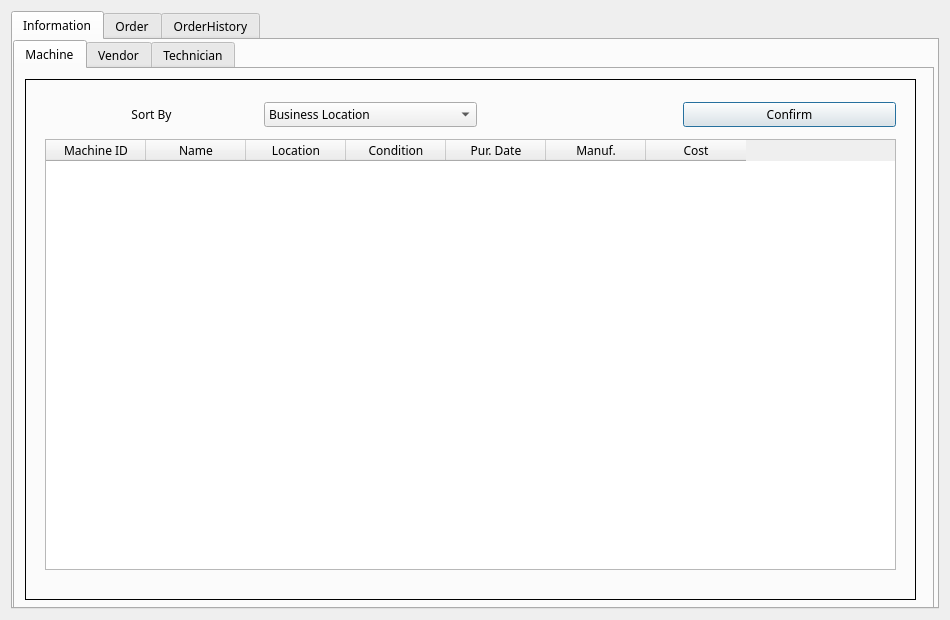
<?xml version="1.0" encoding="UTF-8"?>
<ui version="4.0">
 <class>MainWindow</class>
 <widget class="QDialog" name="MainWindow">
  <property name="geometry">
   <rect>
    <x>0</x>
    <y>0</y>
    <width>950</width>
    <height>620</height>
   </rect>
  </property>
  <property name="cursor">
   <cursorShape>ArrowCursor</cursorShape>
  </property>
  <property name="focusPolicy">
   <enum>Qt::NoFocus</enum>
  </property>
  <property name="windowTitle">
   <string>R&amp;S Entertainment Services</string>
  </property>
  <layout class="QGridLayout" name="gridLayout_2">
   <item row="0" column="0">
    <widget class="QTabWidget" name="MainTab">
     <property name="font">
      <font>
       <family>나눔고딕</family>
       <pointsize>9</pointsize>
      </font>
     </property>
     <property name="currentIndex">
      <number>0</number>
     </property>
     <widget class="QWidget" name="InformationTab">
      <attribute name="title">
       <string>Information</string>
      </attribute>
      <widget class="QWidget" name="gridLayoutWidget">
       <property name="geometry">
        <rect>
         <x>0</x>
         <y>0</y>
         <width>921</width>
         <height>571</height>
        </rect>
       </property>
       <layout class="QGridLayout" name="InformationLayout">
        <item row="0" column="0">
         <widget class="QTabWidget" name="Info_SubTab">
          <property name="currentIndex">
           <number>0</number>
          </property>
          <widget class="QWidget" name="MachineTab">
           <attribute name="title">
            <string>Machine</string>
           </attribute>
           <widget class="QFrame" name="frame_3">
            <property name="geometry">
             <rect>
              <x>10</x>
              <y>10</y>
              <width>891</width>
              <height>521</height>
             </rect>
            </property>
            <property name="frameShape">
             <enum>QFrame::Box</enum>
            </property>
            <property name="frameShadow">
             <enum>QFrame::Plain</enum>
            </property>
            <widget class="QWidget" name="gridLayoutWidget_13">
             <property name="geometry">
              <rect>
               <x>20</x>
               <y>20</y>
               <width>851</width>
               <height>31</height>
              </rect>
             </property>
             <layout class="QGridLayout" name="gridLayout_5">
              <item row="0" column="1">
               <widget class="QLabel" name="label_17">
                <property name="layoutDirection">
                 <enum>Qt::LeftToRight</enum>
                </property>
                <property name="text">
                 <string>Sort By</string>
                </property>
                <property name="textFormat">
                 <enum>Qt::AutoText</enum>
                </property>
                <property name="alignment">
                 <set>Qt::AlignCenter</set>
                </property>
               </widget>
              </item>
              <item row="0" column="2">
               <widget class="QComboBox" name="comboBox_7">
                <item>
                 <property name="text">
                  <string>Business Location</string>
                 </property>
                </item>
                <item>
                 <property name="text">
                  <string>Machine Name Ascending</string>
                 </property>
                </item>
               </widget>
              </item>
              <item row="0" column="4">
               <widget class="QPushButton" name="pushButton_10">
                <property name="text">
                 <string>Confirm</string>
                </property>
               </widget>
              </item>
              <item row="0" column="3">
               <spacer name="horizontalSpacer">
                <property name="orientation">
                 <enum>Qt::Horizontal</enum>
                </property>
                <property name="sizeType">
                 <enum>QSizePolicy::Preferred</enum>
                </property>
                <property name="sizeHint" stdset="0">
                 <size>
                  <width>200</width>
                  <height>20</height>
                 </size>
                </property>
               </spacer>
              </item>
             </layout>
            </widget>
            <widget class="QTableWidget" name="tableWidget_3">
             <property name="geometry">
              <rect>
               <x>20</x>
               <y>60</y>
               <width>851</width>
               <height>431</height>
              </rect>
             </property>
             <property name="gridStyle">
              <enum>Qt::SolidLine</enum>
             </property>
             <column>
              <property name="text">
               <string>Machine ID</string>
              </property>
             </column>
             <column>
              <property name="text">
               <string>Name</string>
              </property>
             </column>
             <column>
              <property name="text">
               <string>Location</string>
              </property>
             </column>
             <column>
              <property name="text">
               <string>Condition</string>
              </property>
             </column>
             <column>
              <property name="text">
               <string>Pur. Date</string>
              </property>
             </column>
             <column>
              <property name="text">
               <string>Manuf.</string>
              </property>
             </column>
             <column>
              <property name="text">
               <string>Cost</string>
              </property>
             </column>
            </widget>
           </widget>
          </widget>
          <widget class="QWidget" name="VendorTab">
           <attribute name="title">
            <string>Vendor</string>
           </attribute>
           <widget class="QFrame" name="frame_6">
            <property name="geometry">
             <rect>
              <x>10</x>
              <y>10</y>
              <width>891</width>
              <height>521</height>
             </rect>
            </property>
            <property name="frameShape">
             <enum>QFrame::Box</enum>
            </property>
            <property name="frameShadow">
             <enum>QFrame::Plain</enum>
            </property>
            <widget class="QWidget" name="gridLayoutWidget_16">
             <property name="geometry">
              <rect>
               <x>20</x>
               <y>20</y>
               <width>851</width>
               <height>31</height>
              </rect>
             </property>
             <layout class="QGridLayout" name="gridLayout_10">
              <item row="0" column="1">
               <widget class="QLabel" name="label_20">
                <property name="layoutDirection">
                 <enum>Qt::LeftToRight</enum>
                </property>
                <property name="text">
                 <string>Sort By</string>
                </property>
                <property name="textFormat">
                 <enum>Qt::AutoText</enum>
                </property>
                <property name="alignment">
                 <set>Qt::AlignCenter</set>
                </property>
               </widget>
              </item>
              <item row="0" column="2">
               <widget class="QComboBox" name="comboBox_10">
                <item>
                 <property name="text">
                  <string>Highest Total Sales Amount</string>
                 </property>
                </item>
                <item>
                 <property name="text">
                  <string>Lowest Total Sales Amount</string>
                 </property>
                </item>
               </widget>
              </item>
              <item row="0" column="4">
               <widget class="QPushButton" name="pushButton_13">
                <property name="text">
                 <string>Confirm</string>
                </property>
               </widget>
              </item>
              <item row="0" column="3">
               <spacer name="horizontalSpacer_4">
                <property name="orientation">
                 <enum>Qt::Horizontal</enum>
                </property>
                <property name="sizeType">
                 <enum>QSizePolicy::Preferred</enum>
                </property>
                <property name="sizeHint" stdset="0">
                 <size>
                  <width>200</width>
                  <height>20</height>
                 </size>
                </property>
               </spacer>
              </item>
             </layout>
            </widget>
            <widget class="QTableWidget" name="tableWidget_6">
             <property name="geometry">
              <rect>
               <x>20</x>
               <y>60</y>
               <width>851</width>
               <height>431</height>
              </rect>
             </property>
             <property name="gridStyle">
              <enum>Qt::SolidLine</enum>
             </property>
             <column>
              <property name="text">
               <string>Vendor ID</string>
              </property>
             </column>
             <column>
              <property name="text">
               <string>Name</string>
              </property>
             </column>
             <column>
              <property name="text">
               <string>No. of Worked</string>
              </property>
             </column>
             <column>
              <property name="text">
               <string>Address</string>
              </property>
             </column>
             <column>
              <property name="text">
               <string>Fax No.</string>
              </property>
             </column>
             <column>
              <property name="text">
               <string>Total Sales Amount</string>
              </property>
             </column>
            </widget>
           </widget>
          </widget>
          <widget class="QWidget" name="TechnicianTab">
           <attribute name="title">
            <string>Technician</string>
           </attribute>
           <widget class="QFrame" name="frame_5">
            <property name="geometry">
             <rect>
              <x>10</x>
              <y>10</y>
              <width>891</width>
              <height>521</height>
             </rect>
            </property>
            <property name="frameShape">
             <enum>QFrame::Box</enum>
            </property>
            <property name="frameShadow">
             <enum>QFrame::Plain</enum>
            </property>
            <widget class="QWidget" name="gridLayoutWidget_15">
             <property name="geometry">
              <rect>
               <x>20</x>
               <y>20</y>
               <width>851</width>
               <height>31</height>
              </rect>
             </property>
             <layout class="QGridLayout" name="gridLayout_9">
              <item row="0" column="1">
               <widget class="QLabel" name="label_19">
                <property name="layoutDirection">
                 <enum>Qt::LeftToRight</enum>
                </property>
                <property name="text">
                 <string>Sort By</string>
                </property>
                <property name="textFormat">
                 <enum>Qt::AutoText</enum>
                </property>
                <property name="alignment">
                 <set>Qt::AlignCenter</set>
                </property>
               </widget>
              </item>
              <item row="0" column="2">
               <widget class="QComboBox" name="sort_technician_combo_box">
                <item>
                 <property name="text">
                  <string>Most Worked</string>
                 </property>
                </item>
                <item>
                 <property name="text">
                  <string>Technician Name Ascending</string>
                 </property>
                </item>
                <item>
                 <property name="text">
                  <string>Technician ID Ascending</string>
                 </property>
                </item>
               </widget>
              </item>
              <item row="0" column="4">
               <widget class="QPushButton" name="confirm_technician_button">
                <property name="text">
                 <string>Confirm</string>
                </property>
               </widget>
              </item>
              <item row="0" column="3">
               <spacer name="horizontalSpacer_3">
                <property name="orientation">
                 <enum>Qt::Horizontal</enum>
                </property>
                <property name="sizeType">
                 <enum>QSizePolicy::Preferred</enum>
                </property>
                <property name="sizeHint" stdset="0">
                 <size>
                  <width>200</width>
                  <height>20</height>
                 </size>
                </property>
               </spacer>
              </item>
             </layout>
            </widget>
            <widget class="QTableWidget" name="technician_table_widget">
             <property name="geometry">
              <rect>
               <x>20</x>
               <y>60</y>
               <width>851</width>
               <height>431</height>
              </rect>
             </property>
             <property name="gridStyle">
              <enum>Qt::SolidLine</enum>
             </property>
             <column>
              <property name="text">
               <string>Tech. ID</string>
              </property>
             </column>
             <column>
              <property name="text">
               <string>Name</string>
              </property>
             </column>
             <column>
              <property name="text">
               <string>No. of Worked</string>
              </property>
             </column>
            </widget>
           </widget>
          </widget>
         </widget>
        </item>
       </layout>
      </widget>
     </widget>
     <widget class="QWidget" name="OrderTab">
      <attribute name="title">
       <string>Order</string>
      </attribute>
      <widget class="QWidget" name="gridLayoutWidget_2">
       <property name="geometry">
        <rect>
         <x>0</x>
         <y>0</y>
         <width>921</width>
         <height>571</height>
        </rect>
       </property>
       <layout class="QGridLayout" name="OrderLayout">
        <item row="0" column="1">
         <widget class="QTabWidget" name="Order_SubTab">
          <property name="currentIndex">
           <number>0</number>
          </property>
          <widget class="QWidget" name="PurchaseTab">
           <attribute name="title">
            <string>Purchase</string>
           </attribute>
           <widget class="QFrame" name="frame">
            <property name="geometry">
             <rect>
              <x>10</x>
              <y>10</y>
              <width>891</width>
              <height>521</height>
             </rect>
            </property>
            <property name="frameShape">
             <enum>QFrame::Box</enum>
            </property>
            <property name="frameShadow">
             <enum>QFrame::Plain</enum>
            </property>
            <widget class="QWidget" name="gridLayoutWidget_10">
             <property name="geometry">
              <rect>
               <x>20</x>
               <y>10</y>
               <width>221</width>
               <height>31</height>
              </rect>
             </property>
             <layout class="QGridLayout" name="gridLayout">
              <item row="0" column="2">
               <widget class="QTextBrowser" name="textBrowser">
                <property name="frameShadow">
                 <enum>QFrame::Sunken</enum>
                </property>
                <property name="sizeAdjustPolicy">
                 <enum>QAbstractScrollArea::AdjustIgnored</enum>
                </property>
               </widget>
              </item>
              <item row="0" column="1">
               <widget class="QLabel" name="label_3">
                <property name="text">
                 <string>ID</string>
                </property>
                <property name="alignment">
                 <set>Qt::AlignCenter</set>
                </property>
               </widget>
              </item>
             </layout>
            </widget>
            <widget class="QWidget" name="gridLayoutWidget_11">
             <property name="geometry">
              <rect>
               <x>560</x>
               <y>440</y>
               <width>311</width>
               <height>31</height>
              </rect>
             </property>
             <layout class="QGridLayout" name="gridLayout_3">
              <item row="0" column="1">
               <widget class="QLabel" name="label_8">
                <property name="text">
                 <string>Total Order Price</string>
                </property>
                <property name="alignment">
                 <set>Qt::AlignCenter</set>
                </property>
               </widget>
              </item>
              <item row="0" column="2">
               <widget class="QTextBrowser" name="textBrowser_5">
                <property name="frameShadow">
                 <enum>QFrame::Sunken</enum>
                </property>
                <property name="sizeAdjustPolicy">
                 <enum>QAbstractScrollArea::AdjustIgnored</enum>
                </property>
               </widget>
              </item>
             </layout>
            </widget>
            <widget class="Line" name="line">
             <property name="geometry">
              <rect>
               <x>20</x>
               <y>420</y>
               <width>851</width>
               <height>20</height>
              </rect>
             </property>
             <property name="orientation">
              <enum>Qt::Horizontal</enum>
             </property>
            </widget>
            <widget class="QTableWidget" name="tableWidget">
             <property name="geometry">
              <rect>
               <x>20</x>
               <y>200</y>
               <width>851</width>
               <height>221</height>
              </rect>
             </property>
             <property name="gridStyle">
              <enum>Qt::SolidLine</enum>
             </property>
             <column>
              <property name="text">
               <string>Product No.</string>
              </property>
             </column>
             <column>
              <property name="text">
               <string>Name</string>
              </property>
             </column>
             <column>
              <property name="text">
               <string>Manuf.</string>
              </property>
             </column>
             <column>
              <property name="text">
               <string>Unit Price</string>
              </property>
             </column>
             <column>
              <property name="text">
               <string>Qty</string>
              </property>
             </column>
             <column>
              <property name="text">
               <string>Total Price</string>
              </property>
             </column>
            </widget>
            <widget class="QWidget" name="gridLayoutWidget_8">
             <property name="geometry">
              <rect>
               <x>20</x>
               <y>50</y>
               <width>851</width>
               <height>141</height>
              </rect>
             </property>
             <layout class="QGridLayout" name="PurchaseLayout">
              <property name="spacing">
               <number>7</number>
              </property>
              <item row="1" column="1">
               <widget class="QLabel" name="label_2">
                <property name="text">
                 <string>Product</string>
                </property>
                <property name="alignment">
                 <set>Qt::AlignCenter</set>
                </property>
               </widget>
              </item>
              <item row="0" column="2">
               <widget class="QDateEdit" name="dateEdit">
                <property name="maximumDate">
                 <date>
                  <year>9999</year>
                  <month>12</month>
                  <day>31</day>
                 </date>
                </property>
               </widget>
              </item>
              <item row="0" column="1">
               <widget class="QLabel" name="label">
                <property name="text">
                 <string>Date</string>
                </property>
                <property name="alignment">
                 <set>Qt::AlignCenter</set>
                </property>
               </widget>
              </item>
              <item row="1" column="2">
               <widget class="QComboBox" name="comboBox">
                <property name="minimumSize">
                 <size>
                  <width>0</width>
                  <height>0</height>
                 </size>
                </property>
                <property name="sizeAdjustPolicy">
                 <enum>QComboBox::AdjustToContents</enum>
                </property>
                <property name="iconSize">
                 <size>
                  <width>20</width>
                  <height>20</height>
                 </size>
                </property>
               </widget>
              </item>
              <item row="3" column="8">
               <widget class="QPushButton" name="pushButton_4">
                <property name="text">
                 <string>Add Product</string>
                </property>
               </widget>
              </item>
              <item row="3" column="1">
               <widget class="QLabel" name="label_9">
                <property name="text">
                 <string>Qty</string>
                </property>
                <property name="alignment">
                 <set>Qt::AlignCenter</set>
                </property>
               </widget>
              </item>
              <item row="3" column="4">
               <widget class="QLabel" name="label_7">
                <property name="text">
                 <string>Fax No.</string>
                </property>
                <property name="alignment">
                 <set>Qt::AlignCenter</set>
                </property>
               </widget>
              </item>
              <item row="3" column="7">
               <widget class="QTextBrowser" name="textBrowser_4"/>
              </item>
              <item row="2" column="4">
               <widget class="QLabel" name="label_6">
                <property name="text">
                 <string>Tel No.</string>
                </property>
                <property name="alignment">
                 <set>Qt::AlignCenter</set>
                </property>
               </widget>
              </item>
              <item row="2" column="7">
               <widget class="QTextBrowser" name="textBrowser_3"/>
              </item>
              <item row="1" column="4">
               <widget class="QLabel" name="label_5">
                <property name="text">
                 <string>Vendor Address</string>
                </property>
                <property name="alignment">
                 <set>Qt::AlignCenter</set>
                </property>
               </widget>
              </item>
              <item row="1" column="7">
               <widget class="QTextBrowser" name="textBrowser_2"/>
              </item>
              <item row="0" column="7">
               <widget class="QComboBox" name="comboBox_2"/>
              </item>
              <item row="0" column="4">
               <widget class="QLabel" name="label_4">
                <property name="text">
                 <string>Vendor Name</string>
                </property>
                <property name="alignment">
                 <set>Qt::AlignCenter</set>
                </property>
               </widget>
              </item>
              <item row="2" column="1">
               <widget class="QLabel" name="label_10">
                <property name="text">
                 <string>Price</string>
                </property>
                <property name="alignment">
                 <set>Qt::AlignCenter</set>
                </property>
               </widget>
              </item>
              <item row="2" column="2">
               <widget class="QTextBrowser" name="textBrowser_6"/>
              </item>
              <item row="3" column="2">
               <widget class="QSpinBox" name="spinBox">
                <property name="minimum">
                 <number>1</number>
                </property>
               </widget>
              </item>
             </layout>
            </widget>
            <widget class="QPushButton" name="pushButton_3">
             <property name="geometry">
              <rect>
               <x>740</x>
               <y>480</y>
               <width>131</width>
               <height>28</height>
              </rect>
             </property>
             <property name="text">
              <string>Order</string>
             </property>
            </widget>
            <widget class="QPushButton" name="pushButton_5">
             <property name="geometry">
              <rect>
               <x>20</x>
               <y>440</y>
               <width>131</width>
               <height>28</height>
              </rect>
             </property>
             <property name="text">
              <string>Remove</string>
             </property>
            </widget>
           </widget>
          </widget>
          <widget class="QWidget" name="MachineIRTab">
           <attribute name="title">
            <string>Machine Install/Remove</string>
           </attribute>
           <widget class="QFrame" name="frame_2">
            <property name="geometry">
             <rect>
              <x>10</x>
              <y>10</y>
              <width>891</width>
              <height>521</height>
             </rect>
            </property>
            <property name="frameShape">
             <enum>QFrame::Box</enum>
            </property>
            <property name="frameShadow">
             <enum>QFrame::Plain</enum>
            </property>
            <widget class="Line" name="line_2">
             <property name="geometry">
              <rect>
               <x>20</x>
               <y>410</y>
               <width>851</width>
               <height>20</height>
              </rect>
             </property>
             <property name="orientation">
              <enum>Qt::Horizontal</enum>
             </property>
            </widget>
            <widget class="QTableWidget" name="tableWidget_2">
             <property name="geometry">
              <rect>
               <x>20</x>
               <y>50</y>
               <width>851</width>
               <height>251</height>
              </rect>
             </property>
             <property name="gridStyle">
              <enum>Qt::SolidLine</enum>
             </property>
             <column>
              <property name="text">
               <string>Machine ID</string>
              </property>
             </column>
             <column>
              <property name="text">
               <string>Name</string>
              </property>
             </column>
             <column>
              <property name="text">
               <string>Location</string>
              </property>
             </column>
             <column>
              <property name="text">
               <string>Condition</string>
              </property>
             </column>
             <column>
              <property name="text">
               <string>Pur. Date</string>
              </property>
             </column>
             <column>
              <property name="text">
               <string>Manuf.</string>
              </property>
             </column>
             <column>
              <property name="text">
               <string>Cost</string>
              </property>
             </column>
            </widget>
            <widget class="QPushButton" name="pushButton_7">
             <property name="geometry">
              <rect>
               <x>740</x>
               <y>480</y>
               <width>131</width>
               <height>28</height>
              </rect>
             </property>
             <property name="text">
              <string>Order</string>
             </property>
            </widget>
            <widget class="QWidget" name="gridLayoutWidget_12">
             <property name="geometry">
              <rect>
               <x>20</x>
               <y>10</y>
               <width>221</width>
               <height>31</height>
              </rect>
             </property>
             <layout class="QGridLayout" name="gridLayout_4">
              <item row="0" column="2">
               <widget class="QTextBrowser" name="textBrowser_7">
                <property name="frameShadow">
                 <enum>QFrame::Sunken</enum>
                </property>
                <property name="sizeAdjustPolicy">
                 <enum>QAbstractScrollArea::AdjustIgnored</enum>
                </property>
               </widget>
              </item>
              <item row="0" column="1">
               <widget class="QLabel" name="label_11">
                <property name="text">
                 <string>ID</string>
                </property>
                <property name="alignment">
                 <set>Qt::AlignCenter</set>
                </property>
               </widget>
              </item>
             </layout>
            </widget>
            <widget class="QWidget" name="gridLayoutWidget_3">
             <property name="geometry">
              <rect>
               <x>20</x>
               <y>310</y>
               <width>851</width>
               <height>91</height>
              </rect>
             </property>
             <layout class="QGridLayout" name="gridLayout_6">
              <item row="0" column="1" colspan="3">
               <widget class="QTextBrowser" name="textBrowser_8"/>
              </item>
              <item row="1" column="2">
               <widget class="QLabel" name="label_14">
                <property name="text">
                 <string>Move Type</string>
                </property>
               </widget>
              </item>
              <item row="0" column="0">
               <widget class="QLabel" name="label_12">
                <property name="text">
                 <string>Machine</string>
                </property>
               </widget>
              </item>
              <item row="1" column="0">
               <widget class="QLabel" name="label_13">
                <property name="text">
                 <string>Location</string>
                </property>
               </widget>
              </item>
              <item row="1" column="3">
               <widget class="QComboBox" name="comboBox_4">
                <item>
                 <property name="text">
                  <string>Install</string>
                 </property>
                </item>
                <item>
                 <property name="text">
                  <string>Remove</string>
                 </property>
                </item>
               </widget>
              </item>
              <item row="1" column="1">
               <widget class="QComboBox" name="comboBox_3"/>
              </item>
              <item row="2" column="0">
               <widget class="QLabel" name="label_15">
                <property name="text">
                 <string>Technician</string>
                </property>
               </widget>
              </item>
              <item row="2" column="1">
               <widget class="QComboBox" name="comboBox_5"/>
              </item>
              <item row="2" column="2">
               <widget class="QLabel" name="label_16">
                <property name="text">
                 <string>Move Date</string>
                </property>
               </widget>
              </item>
              <item row="2" column="3">
               <widget class="QDateEdit" name="dateEdit_2">
                <property name="maximumDate">
                 <date>
                  <year>9999</year>
                  <month>12</month>
                  <day>31</day>
                 </date>
                </property>
               </widget>
              </item>
             </layout>
            </widget>
            <widget class="QPushButton" name="pushButton_8">
             <property name="geometry">
              <rect>
               <x>600</x>
               <y>480</y>
               <width>131</width>
               <height>28</height>
              </rect>
             </property>
             <property name="text">
              <string>Cancel</string>
             </property>
            </widget>
           </widget>
          </widget>
         </widget>
        </item>
       </layout>
      </widget>
     </widget>
     <widget class="QWidget" name="OrderHistoryTab">
      <attribute name="title">
       <string>OrderHistory</string>
      </attribute>
      <widget class="QWidget" name="gridLayoutWidget_4">
       <property name="geometry">
        <rect>
         <x>0</x>
         <y>0</y>
         <width>921</width>
         <height>571</height>
        </rect>
       </property>
       <layout class="QGridLayout" name="gridLayout_8">
        <item row="0" column="0">
         <widget class="QTabWidget" name="tabWidget">
          <property name="currentIndex">
           <number>0</number>
          </property>
          <widget class="QWidget" name="PurOrderHistoryTab">
           <attribute name="title">
            <string>Purchase Order History</string>
           </attribute>
           <widget class="QFrame" name="frame_4">
            <property name="geometry">
             <rect>
              <x>10</x>
              <y>10</y>
              <width>891</width>
              <height>521</height>
             </rect>
            </property>
            <property name="frameShape">
             <enum>QFrame::Box</enum>
            </property>
            <property name="frameShadow">
             <enum>QFrame::Plain</enum>
            </property>
            <widget class="QWidget" name="gridLayoutWidget_14">
             <property name="geometry">
              <rect>
               <x>20</x>
               <y>20</y>
               <width>851</width>
               <height>31</height>
              </rect>
             </property>
             <layout class="QGridLayout" name="gridLayout_7">
              <item row="0" column="1">
               <widget class="QLabel" name="label_18">
                <property name="layoutDirection">
                 <enum>Qt::LeftToRight</enum>
                </property>
                <property name="text">
                 <string>Year</string>
                </property>
                <property name="textFormat">
                 <enum>Qt::AutoText</enum>
                </property>
                <property name="alignment">
                 <set>Qt::AlignCenter</set>
                </property>
               </widget>
              </item>
              <item row="0" column="2">
               <widget class="QComboBox" name="comboBox_8"/>
              </item>
              <item row="0" column="4">
               <widget class="QPushButton" name="pushButton_11">
                <property name="text">
                 <string>Confirm</string>
                </property>
               </widget>
              </item>
              <item row="0" column="3">
               <spacer name="horizontalSpacer_2">
                <property name="orientation">
                 <enum>Qt::Horizontal</enum>
                </property>
                <property name="sizeType">
                 <enum>QSizePolicy::Preferred</enum>
                </property>
                <property name="sizeHint" stdset="0">
                 <size>
                  <width>200</width>
                  <height>20</height>
                 </size>
                </property>
               </spacer>
              </item>
             </layout>
            </widget>
            <widget class="QTableWidget" name="tableWidget_4">
             <property name="geometry">
              <rect>
               <x>20</x>
               <y>60</y>
               <width>851</width>
               <height>431</height>
              </rect>
             </property>
             <property name="gridStyle">
              <enum>Qt::SolidLine</enum>
             </property>
             <column>
              <property name="text">
               <string>Pur. Order ID</string>
              </property>
             </column>
             <column>
              <property name="text">
               <string>Product Name</string>
              </property>
             </column>
             <column>
              <property name="text">
               <string>Unit Price</string>
              </property>
             </column>
             <column>
              <property name="text">
               <string>Qty</string>
              </property>
             </column>
             <column>
              <property name="text">
               <string>Vendor Name</string>
              </property>
             </column>
             <column>
              <property name="text">
               <string>Pur. Date</string>
              </property>
             </column>
            </widget>
           </widget>
          </widget>
          <widget class="QWidget" name="tab">
           <attribute name="title">
            <string>Machine Move History</string>
           </attribute>
           <widget class="QFrame" name="frame_7">
            <property name="geometry">
             <rect>
              <x>10</x>
              <y>10</y>
              <width>891</width>
              <height>521</height>
             </rect>
            </property>
            <property name="frameShape">
             <enum>QFrame::Box</enum>
            </property>
            <property name="frameShadow">
             <enum>QFrame::Plain</enum>
            </property>
            <widget class="QWidget" name="gridLayoutWidget_17">
             <property name="geometry">
              <rect>
               <x>20</x>
               <y>20</y>
               <width>851</width>
               <height>31</height>
              </rect>
             </property>
             <layout class="QGridLayout" name="gridLayout_11">
              <item row="0" column="1">
               <widget class="QLabel" name="label_21">
                <property name="layoutDirection">
                 <enum>Qt::LeftToRight</enum>
                </property>
                <property name="text">
                 <string>Year</string>
                </property>
                <property name="textFormat">
                 <enum>Qt::AutoText</enum>
                </property>
                <property name="alignment">
                 <set>Qt::AlignCenter</set>
                </property>
               </widget>
              </item>
              <item row="0" column="2">
               <widget class="QComboBox" name="move_history_year_combo_box"/>
              </item>
              <item row="0" column="4">
               <widget class="QPushButton" name="move_history_confirm_pushButton">
                <property name="text">
                 <string>Confirm</string>
                </property>
               </widget>
              </item>
              <item row="0" column="3">
               <spacer name="horizontalSpacer_5">
                <property name="orientation">
                 <enum>Qt::Horizontal</enum>
                </property>
                <property name="sizeType">
                 <enum>QSizePolicy::Preferred</enum>
                </property>
                <property name="sizeHint" stdset="0">
                 <size>
                  <width>200</width>
                  <height>20</height>
                 </size>
                </property>
               </spacer>
              </item>
             </layout>
            </widget>
            <widget class="QTableWidget" name="move_history_table_widget">
             <property name="geometry">
              <rect>
               <x>20</x>
               <y>60</y>
               <width>851</width>
               <height>431</height>
              </rect>
             </property>
             <property name="gridStyle">
              <enum>Qt::SolidLine</enum>
             </property>
             <column>
              <property name="text">
               <string>Order ID</string>
              </property>
             </column>
             <column>
              <property name="text">
               <string>Location</string>
              </property>
             </column>
             <column>
              <property name="text">
               <string>Technician</string>
              </property>
             </column>
             <column>
              <property name="text">
               <string>Machine ID</string>
              </property>
             </column>
             <column>
              <property name="text">
               <string>Machine Name</string>
              </property>
             </column>
             <column>
              <property name="text">
               <string>Move Type</string>
              </property>
             </column>
             <column>
              <property name="text">
               <string>Move Date</string>
              </property>
             </column>
            </widget>
           </widget>
          </widget>
         </widget>
        </item>
       </layout>
      </widget>
     </widget>
    </widget>
   </item>
  </layout>
 </widget>
 <resources/>
 <connections/>
</ui>
